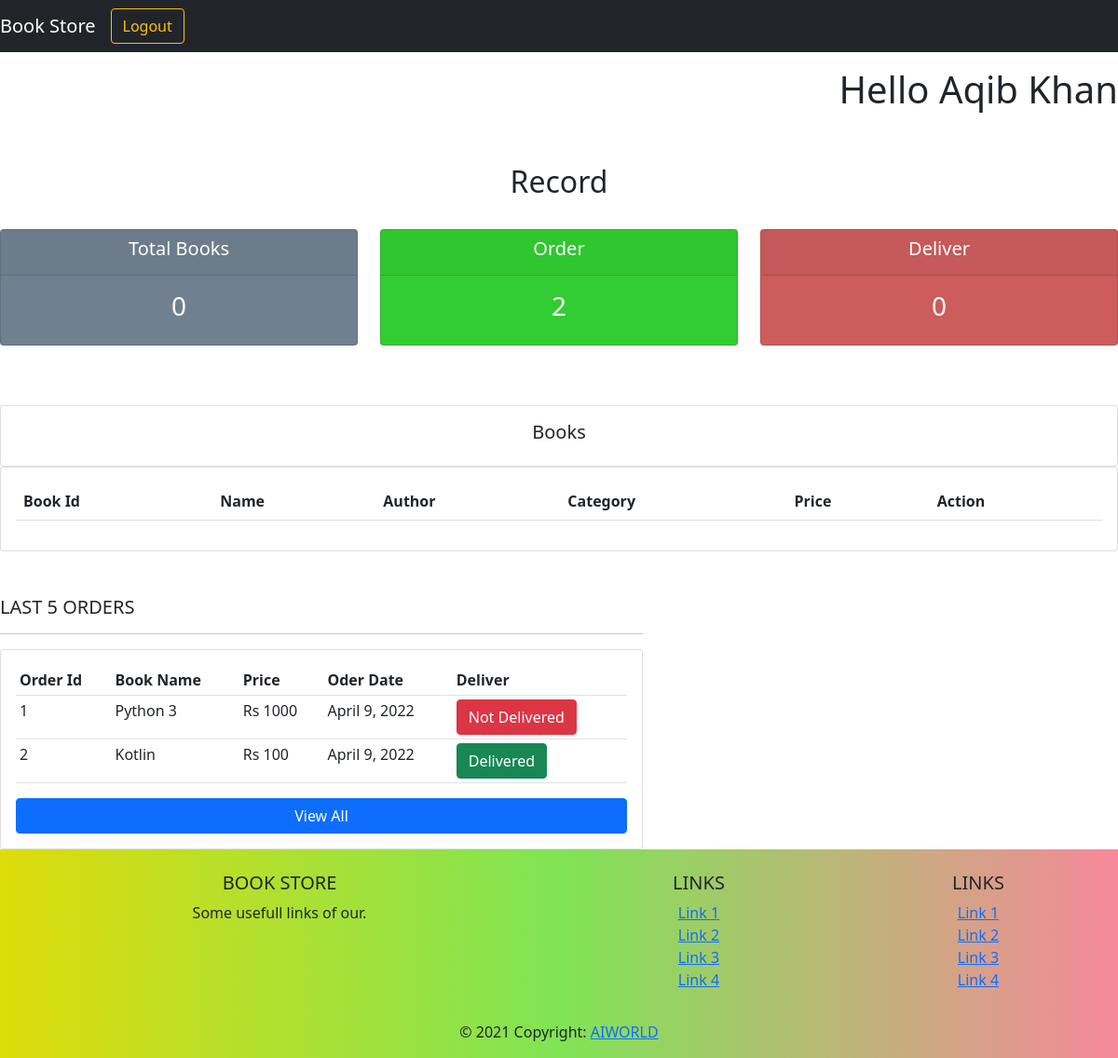
Screenshot of /book/seller-dashboard/ (signed in) with the database file from the repository.
### core/models.py (models this page shows)
class User(AbstractBaseUser, PermissionsMixin):
    email = models.EmailField(unique=True)
    first_name = models.CharField(max_length=30)
    last_name = models.CharField(max_length=30)
    mobile = models.CharField(max_length=13)
    address=models.CharField(max_length=200)
    date_joined = models.DateTimeField(auto_now_add=True)
    is_staff = models.BooleanField(default=False)
    is_customer = models.BooleanField(default=True)
    is_seller = models.BooleanField(default=False)
    objects = UserManager()
    USERNAME_FIELD = 'email'
    REQUIRED_FIELDS = ['first_name', 'last_name']
    def __str__(self):
        return str(self.first_name+" "+self.last_name)

### book/models.py (models this page shows, shortened)
class Order(models.Model):
	user = models.ForeignKey('core.User', on_delete=models.PROTECT)
	book = models.ForeignKey(Book, on_delete=models.PROTECT)
	book_user = models.IntegerField()
	order_date = models.DateField(auto_now_add=True)
	deliver = models.BooleanField(default=False)

class Book(models.Model):
	user = models.ForeignKey('core.User', on_delete=models.PROTECT)
	name = models.CharField(max_length=80)
	author = models.CharField(max_length=80)
	price = models.CharField(max_length=12)
	category = models.CharField(max_length=20, choices=BOOK_CATEGORY)
	date = models.DateField(auto_now_add=True)
	is_available = models.BooleanField()

### book/views.py (the view)
# urls.py: path('seller-dashboard/', SellerDashboardView.as_view(), name='seller-dashboard'),
class SellerDashboardView(TemplateView, LoginRequiredMixin):
    login_url = 'core:user-login'
    redirect_field_name = 'core:user-login'
    template_name = 'book/dashboard.html'
    def get_context_data(self, **kwargs):
        my_book = Book.objects.filter(user=self.request.user)
        orders = Order.objects.filter(book_user=self.request.user.id)
        books = Book.objects.filter(user=self.request.user).order_by('date')[0:10]
        context = {'books': books, 'orders': orders }
        return context

### templates/book/dashboard.html (shortened to what this page needs)
{% extends 'core/main.html' %}
{% block content %}
<h1 style="text-align:right">Hello {{ request.user }}</h1>
<br>
<br>
<h2 style="text-align:center"> Record</h2>
{% include 'book/status.html' %}
<br>
  <br>
    <div class="row">
        <div class="col-md">
            <div class="card card-body">
                <h5 style="text-align:center;">Books</h5>
            </div>
            <div class="card card-body">
                <table class="table">
                    <tr>
                        <th>Book Id</th>
                        <th>Name</th>
                        <th>Author</th>
                        <th>Category</th>
                        <th>Price</th>
                        <th>Action</th>
                    </tr>
                </table>
            </div>
        </div>
    </div>
<br><br>
 <div class="row">
        <div class="col-md-7">
            <h5>LAST 5 ORDERS</h5>
            <hr>
            <div class="card card-body">
                <table class="table table-sm">
                    <tr>
                        <th>Order Id</th>
                        <th>Book Name</th>
                        <th>Price</th>
                        <th>Oder Date</th>
                        <th>Deliver</th>
                    </tr>
                    {% for order in orders %}
                        <tr>
                            <td>{{ order.id }}</td>
                            <td>{{ order.book.name }}</td>
                            <td>Rs {{ order.book.price }}</td>
                            <td>{{ order.order_date }}</td>
                            {% if order.deliver == False %}
                                <td>
                                    <a class="btn btn-danger" href="" disable>Not Delivered</a>
                                </td>
                            {% else %}
                                <td>
                                      <a class="btn btn-success" href="">Delivered</a>
                                </td>
                            {% endif %}
                        </tr>
                    {% endfor %}
                </table>
            <a class="btn btn-primary" href="{% url 'book:my-orders' %}">View All</a>
            </div>
        </div>
    </div>
{% endblock %}

### rows the page displays
User: user "Aqib Khan"
Order: id "1", book.name "Python 3", book.price "1000", order_date "April 9, 2022", deliver "Not Delivered"
Order: id "2", book.name "Kotlin", book.price "100", order_date "April 9, 2022", deliver "Delivered"

### other values shown
{{ books.count }} "0"
{{ orders.count }} "2"
